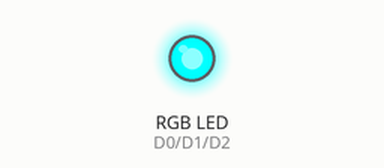
This sketch was run on a simulated ESP8266 (NodeMCU). On the bench: an RGB LED mixed from three pins (HIGH = lit).

Above: at 0.15 s.
Timing chart, 0 to 1.6 s (numbered marks = the images above):
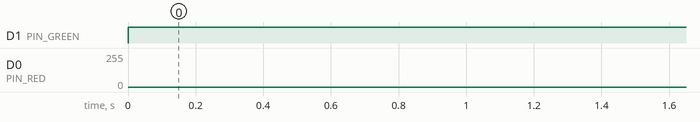

Measured:
- by itself, D1 (PIN_GREEN): LOW → HIGH at 0.00 s

The sketch:

tardis.ino
```cpp
#include <math.h>

#define PIN_RED D0
#define PIN_GREEN D1
#define PIN_BLUE D2

void setup() {
    pinMode(PIN_RED, OUTPUT);
    pinMode(PIN_GREEN, OUTPUT);
    pinMode(PIN_BLUE, OUTPUT);
}

void loop() {
    // int in, out;

    // for (in = 0; in < 6.283; in = in + 0.001) {
    //     out = sin(in) * 127.5 + 127.5;
    //     analogWrite(PIN_RED, out);
    //     delay(1); // 1 millisecond delay makes a huge difference in the rate of the pulse
    // }

    digitalWrite(PIN_BLUE, 255);  // OFF
    digitalWrite(PIN_GREEN, 255); // OFF
/*
    digitalWrite(PIN_RED, 0);     // ON 100%
    delay(10);
    digitalWrite(PIN_RED, 255);   // OFF
    delay(10);
    digitalWrite(PIN_RED, 0);     // ON 100%
    delay(10);
    digitalWrite(PIN_RED, 255);   // OFF
    delay(10);
    digitalWrite(PIN_RED, 0);     // ON 100%
    delay(10);
    digitalWrite(PIN_RED, 255);   // OFF
    delay(10);

    // RED 100%
    analogWrite(PIN_RED, 0);     // ON 100%
    delay(2000);

    // FLASH BLUE
    digitalWrite(PIN_BLUE, 0);    // ON
    delay(10);
    digitalWrite(PIN_BLUE, 255);  // OFF
    delay(10);

    // RED 75%
    analogWrite(PIN_RED, 64);    // ON 75%
    delay(2000);

    // FLASH GREEN
    digitalWrite(PIN_GREEN, 0);    // ON
    delay(10);
    digitalWrite(PIN_GREEN, 255);  // OFF
    delay(10);

    // RED 50%
    analogWrite(PIN_RED, 128);   // ON 50%
    delay(2000);

    // FLASH YELLOW
    digitalWrite(PIN_BLUE, 0);    // ON
    digitalWrite(PIN_GREEN, 0);   // ON
    delay(10);
    digitalWrite(PIN_BLUE, 255);  // OFF
    digitalWrite(PIN_GREEN, 255); // OFF
    delay(10);

    // RED 25%
    analogWrite(PIN_RED, 192);   // ON 25%
    delay(2000);

    // FLASH PURPLE
    digitalWrite(PIN_RED, 0);    // ON
    digitalWrite(PIN_GREEN, 0);   // ON
    delay(10);
    digitalWrite(PIN_RED, 255);  // OFF
    digitalWrite(PIN_GREEN, 255); // OFF
    delay(10);

    // RED OFF
    analogWrite(PIN_RED, 255);   // OFF
    delay(2000);*/


    /*for (int value = 0; value <=255; value + 63) {
        analogWrite(PIN_RED, value);
        delay(1000);
    }

    delay(5000);*/
/*
    analogWrite(PIN_RED, 0);
    delay(1000);
    analogWrite(PIN_BLUE, 64);
    delay(1000);
    analogWrite(PIN_GREEN, 127);
    delay(1000);
    analogWrite(PIN_RED, 255);
    delay(1000);

    delay(5000);*/


/*
    analogWrite(PIN_RED, 0);
    analogWrite(PIN_GREEN, 200);
    delay(5000);

    analogWrite(PIN_RED, 100);
    analogWrite(PIN_GREEN, 100);
    delay(5000);

    analogWrite(PIN_RED, 200);
    analogWrite(PIN_GREEN, 0);
    delay(5000);
*/

/*
    int in;

    analogWrite(PIN_BLUE, 0);
    analogWrite(PIN_GREEN, 255);
    analogWrite(PIN_RED, 255);*/


    int in;

    for (in = 0; in <= 255; in++) {
        analogWrite(PIN_RED, in);
        delay(1);

        if (in == 255) {
            for (in = 255; in >= 0; in--) {
                analogWrite(PIN_RED, in);
            }
        }

        delay(1);
    }

}


// #include <math.h>


// int pin1 = D0;


// void setup() {
//     pinMode(pin1, OUTPUT);
// }


// void loop() {
//     float in, out;
//     int i;

    // pulse 50 times - 10 times is ~1:03
//     for (i = 0; i < 5; i++) {
//         for (in = 0; in < 6.283; in = in + 0.001) {
//             out = sin(in) * 127.5 + 127.5;
//             analogWrite(pin1, out);
//             delay(1); // 1 millisecond delay makes a huge difference in the rate of the pulse
//         }
//     }

    // then turn off for 55 minutes
    /*analogWrite(pin1, LOW);
    delay(1000 * 60 * 1);*/
// }


/*
void nonSinPulse() {
    float out;

    for (out = 0; out <= 255; out++) {
        delay(10);
        analogWrite(pin1, out);

        if (out == 255) {
            for (out = 255; out > 0; out--) {
                delay(10);
                analogWrite(pin1, out);
            }
        }
    }
}
*/
```
